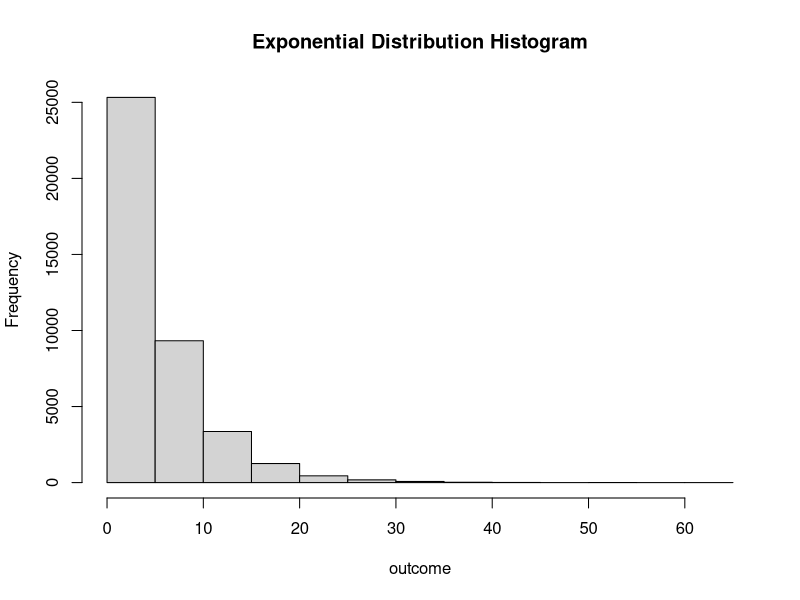
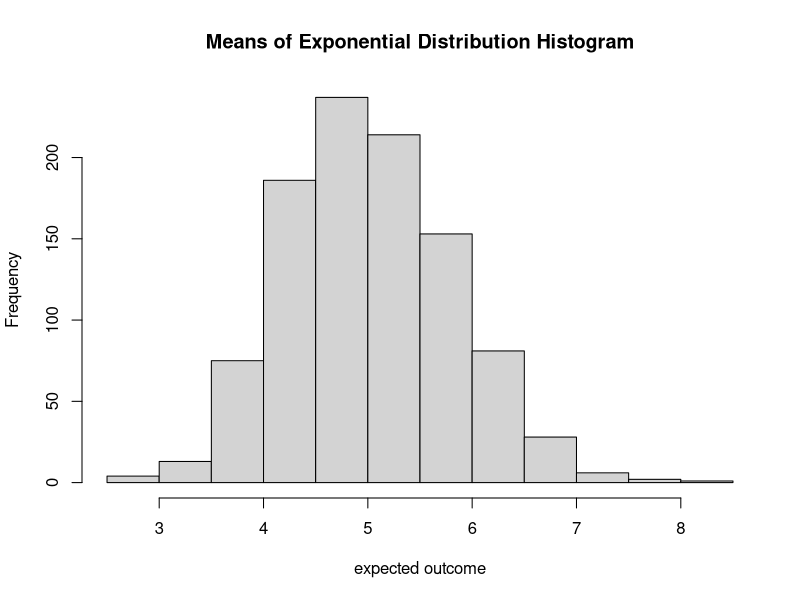

Source code (R) for these figures, in order:
## ---- chunk 1
#set seed at 100 for reporudcibility
set.seed(100)
#number of simulations is 1000
nosim <-1000
#number of draws is 40
n <- 40
#lambad is set to be .2
lambda <- .2
#examine the histogram of the expontential distribution with lambda .2
hist(rexp(n*nosim,lambda), main="Exponential Distribution Histogram",xlab="outcome",breaks=10)

## ---- chunk 2
#build the matrix n number of draws from the distribution and put it in a 1000 row maxtrix
rexp_matrix<-matrix(rexp(n*nosim,lambda),nosim)
#the apply function will be used to take the mean of each row and put it into its own matrix
mean_rexp_matrix<-apply(rexp_matrix,1,mean)
#call hist to plot the means of each row
hist(mean_rexp_matrix, main="Means of Exponential Distribution Histogram", xlab="expected outcome")
## ---- chunk 3
mean(mean_rexp_matrix)
## ---- chunk 4
1/lambda
## ---- chunk 5
var(rexp(n*nosim,lambda))
## ---- chunk 6
1/lambda^2
## ---- chunk 7
hdr<-c("variance","sd")
xdr<-c(var(mean_rexp_matrix),sd(mean_rexp_matrix))
ydr<-rbind(hdr,xdr)
ydr
